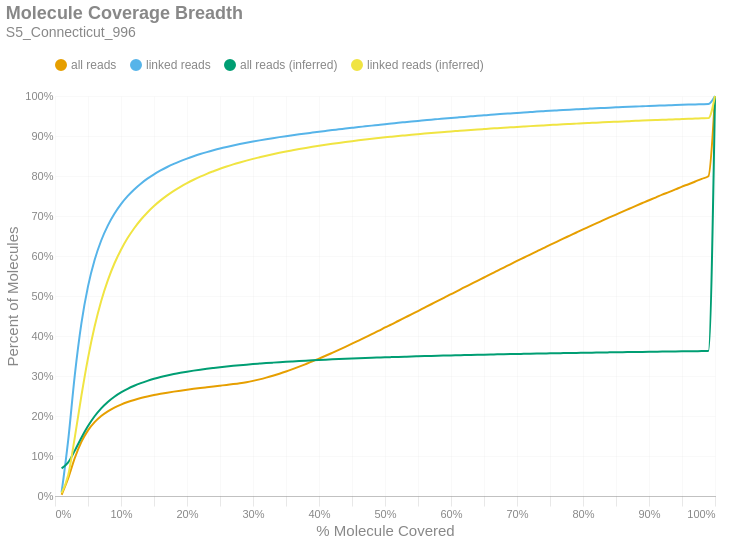

The notebook cell this image was saved under:
### Markdown cell above
### Molecule Read Coverage
This chart shows molecule coverage breadth as computed by the number of bases aligned to that molecule. In other words, "*how much of each unique long molecule is actually sequenced/aligned?*" Keep in mind there is a distinction between sequences and alignments, since some sequences belonging to a particular molecule may not align well and wouldn't appear in the alignment data. This chart also shows molecule coverage breadth as computed by the *inferred fragment* from which the aligned sequences originate. Unlike read coverage, this calculation takes into account the total insert size, including unsequenced gaps between the forward and reverse reads. Like the previous figures, these are cumulative percents.

### Code cell
if SKIPLR:
    print_html(f"Skipped")
else:
    binned_df = consolidated_hist(valids['coverage_bp'], mask, 0.01, True)
    binned_df_inf = consolidated_hist(valids['coverage_inserts'], mask, 0.01, True)
    binned_df = binned_df.with_columns(pl.lit(binned_df_inf['all reads (cumsum)']).alias('all reads (inferred)'))
    binned_df = binned_df.with_columns(pl.lit(binned_df_inf['linked reads (cumsum)']).alias('linked reads (inferred)'))
    binned_df = binned_df.with_columns(
        (pl.col('bin').cast(pl.Float64) + 0.01).alias('right_edge')
    )

    with SafeRender(binned_df):
        (
            density_plot(binned_df, 'Molecule Coverage Breadth', samplename, 'molcov', ['all reads (inferred)','linked reads (inferred)'])
            .encode(
                #x=alt.X('bin:Q', title="% Molecule Covered").axis(format = '%').scale(padding=0),
                x=alt.X('right_edge:Q', title="% Molecule Covered").axis(format='%').scale(padding=0),
                y=alt.Y('value:Q', title='Percent of Molecules')
                    .axis(format='%')
                    .stack(False)
                    .scale(domainMin=0, padding=0),
                color=alt.Color("key:N").scale(domain = ["all reads", "linked reads", "all reads (inferred)", "linked reads (inferred)"]),
                tooltip = [
                    alt.Tooltip("key:N", title = "Data Type"),
                    alt.Tooltip("range_label:N", title="% Molecule Covered"),
                    alt.Tooltip("value:Q", format = ".2%", title="% Molecules")
                ]
            )
        ).display()

### Figure 1 — Vega-Lite specification as saved in the notebook (floating-point values rounded to 4 significant figures)
{"width": "container", "height": 400, "config": {"title": {"anchor": "start", "dy": -15, "fontSize": 18, "color": "#888888", "subtitleColor": "#888888", "subtitleFontSize": 14}, "arc": {"fill": "#0072B2"}, "axis": {"domainColor": "#888888", "domainWidth": 0.5, "gridWidth": 0.2, "grid": false, "titleFontWeight": 400, "titleFontSize": 15, "labelFontSize": 11, "labelColor": "#888888", "tickColor": "#888888", "tickWidth": 0.2, "titleColor": "#888888"}, "axisBand": {"grid": false}, "axisX": {"grid": true, "tickSize": 10, "domainCap": "round"}, "axisY": {"domain": false, "grid": true, "tickSize": 0, "domainCap": "round"}, "background": "transparent", "header": {"labelFontSize": 15, "labelColor": "#888888", "titleFontSize": 15, "titleFontWeight": 600, "titleColor": "#888888"}, "legend": {"labelFont": "sans-serif", "labelFontSize": 12, "labelColor": "#888888", "symbolSize": 100, "symbolType": "circle", "titleFontSize": 12, "titlePadding": 10, "titleColor": "#888888", "title": null, "orient": "top"}, "range": {"category": ["#E69F00", "#56B4E9", "#009E73", "#F0E442", "#0072B2", "#D55E00", "#CC79A7", "#000000"], "diverging": ["#cfe8f3", "#a2d4ec", "#73bfe2", "#46abdb", "#1696d2", "#12719e"]}, "area": {"fill": "#0072B2", "fillOpacity": 0.7, "line": true, "strokeOpacity": 0.7}, "line": {"color": "#0072B2", "stroke": "#0072B2", "strokeWidth": 2}, "trail": {"color": "#0072B2", "stroke": "#0072B2", "strokeWidth": 0, "size": 1}, "point": {"filled": true, "fillOpacity": 1.0, "size": 95}, "text": {"color": "#888888", "fontSize": 11, "align": "right", "fontWeight": 400, "size": 11}, "bar": {"fill": "#0072B2", "stroke": null}, "view": {"stroke": null, "continuousWidth": 660, "continuousHeight": 400}}, "data": {"name": "data-9398e1a621b813b218ebe6a3e5a1f2e6"}, "mark": {"type": "line", "interpolate": "monotone", "point": {"opacity": 0, "size": 275}}, "encoding": {"color": {"field": "key", "scale": {"domain": ["all reads", "linked reads", "all reads (inferred)", "linked reads (inferred)"]}, "type": "nominal"}, "tooltip": [{"field": "key", "title": "Data Type", "type": "nominal"}, {"field": "range_label", "title": "% Molecule Covered", "type": "nominal"}, {"field": "value", "format": ".2%", "title": "% Molecules", "type": "quantitative"}], "x": {"axis": {"format": "%"}, "field": "right_edge", "scale": {"padding": 0}, "title": "% Molecule Covered", "type": "quantitative"}, "y": {"axis": {"format": "%"}, "field": "value", "scale": {"domainMin": 0, "padding": 0}, "stack": false, "title": "Percent of Molecules", "type": "quantitative"}}, "params": [{"name": "param_c36ac31b6afebe62", "select": {"type": "point", "fields": ["key"]}, "bind": "legend"}], "title": {"text": "Molecule Coverage Breadth", "subtitle": "S5_Connecticut_996"}, "transform": [{"fold": ["all reads (cumsum)", "linked reads (cumsum)", "all reads (inferred)", "linked reads (inferred)"]}, {"calculate": "replace(datum.key, ' (cumsum)', '')", "as": "key"}, {"filter": {"param": "param_c36ac31b6afebe62"}}], "usermeta": {"embedOptions": {"downloadFileName": "S5_Connecticut_996.molcov"}}, "$schema": "https://vega.github.io/schema/vega-lite/v6.1.0.json", "datasets": {"data-9398e1a621b813b218ebe6a3e5a1f2e6": [{"bin": "0.0", "interval": "0.0-0.01", "all reads": 0.003118, "linked reads": 0.008924, "all reads (cumsum)": 0.003118, "linked reads (cumsum)": 0.008924, "range_label": "0.0-0.01", "all reads (inferred)": 0.06917, "linked reads (inferred)": 0.007286, "right_edge": 0.01}, {"bin": "0.01", "interval": "0.01-0.02", "all reads": 0.04122, "linked reads": 0.1309, "all reads (cumsum)": 0.04433, "linked reads (cumsum)": 0.1398, "range_label": "0.01-0.02", "all reads (inferred)": 0.08385, "linked reads (inferred)": 0.0524, "right_edge": 0.02}, {"bin": "0.02", "interval": "0.02-0.03", "all reads": 0.05066, "linked reads": 0.1627, "all reads (cumsum)": 0.09499, "linked reads (cumsum)": 0.3025, "range_label": "0.02-0.03", "all reads (inferred)": 0.1134, "linked reads (inferred)": 0.1467, "right_edge": 0.03}, {"bin": "0.03", "interval": "0.03-0.04", "all reads": 0.04019, "linked reads": 0.1291, "all reads (cumsum)": 0.1352, "linked reads (cumsum)": 0.4316, "range_label": "0.03-0.04", "all reads (inferred)": 0.1458, "linked reads (inferred)": 0.2507, "right_edge": 0.04}, {"bin": "0.04", "interval": "0.04-0.05", "all reads": 0.0288, "linked reads": 0.09245, "all reads (cumsum)": 0.164, "linked reads (cumsum)": 0.524, "range_label": "0.04-0.05", "all reads (inferred)": 0.175, "linked reads (inferred)": 0.3448, "right_edge": 0.05}, {"bin": "0.05", "interval": "0.05-0.06", "all reads": 0.0206, "linked reads": 0.06588, "all reads (cumsum)": 0.1846, "linked reads (cumsum)": 0.5899, "range_label": "0.05-0.06", "all reads (inferred)": 0.1994, "linked reads (inferred)": 0.4236, "right_edge": 0.06}, {"bin": "0.06", "interval": "0.06-0.07", "all reads": 0.01531, "linked reads": 0.04885, "all reads (cumsum)": 0.1999, "linked reads (cumsum)": 0.6387, "range_label": "0.06-0.07", "all reads (inferred)": 0.2192, "linked reads (inferred)": 0.4876, "right_edge": 0.07}, {"bin": "0.07", "interval": "0.07-0.08", "all reads": 0.01171, "linked reads": 0.03732, "all reads (cumsum)": 0.2116, "linked reads (cumsum)": 0.6761, "range_label": "0.07-0.08", "all reads (inferred)": 0.2352, "linked reads (inferred)": 0.5392, "right_edge": 0.08}, {"bin": "0.08", "interval": "0.08-0.09", "all reads": 0.009272, "linked reads": 0.02948, "all reads (cumsum)": 0.2209, "linked reads (cumsum)": 0.7055, "range_label": "0.08-0.09", "all reads (inferred)": 0.2482, "linked reads (inferred)": 0.5812, "right_edge": 0.09}, {"bin": "0.09", "interval": "0.09-0.1", "all reads": 0.007635, "linked reads": 0.02415, "all reads (cumsum)": 0.2285, "linked reads (cumsum)": 0.7297, "range_label": "0.09-0.1", "all reads (inferred)": 0.2589, "linked reads (inferred)": 0.6157, "right_edge": 0.1}, {"bin": "0.1", "interval": "0.1-0.11", "all reads": 0.006322, "linked reads": 0.01992, "all reads (cumsum)": 0.2348, "linked reads (cumsum)": 0.7496, "range_label": "0.1-0.11", "all reads (inferred)": 0.268, "linked reads (inferred)": 0.6448, "right_edge": 0.11}, {"bin": "0.11", "interval": "0.11-0.12", "all reads": 0.005334, "linked reads": 0.01679, "all reads (cumsum)": 0.2402, "linked reads (cumsum)": 0.7664, "range_label": "0.11-0.12", "all reads (inferred)": 0.2756, "linked reads (inferred)": 0.6694, "right_edge": 0.12}, {"bin": "0.12", "interval": "0.12-0.13", "all reads": 0.004609, "linked reads": 0.01446, "all reads (cumsum)": 0.2448, "linked reads (cumsum)": 0.7809, "range_label": "0.12-0.13", "all reads (inferred)": 0.2822, "linked reads (inferred)": 0.6906, "right_edge": 0.13}, {"bin": "0.13", "interval": "0.13-0.14", "all reads": 0.003989, "linked reads": 0.01242, "all reads (cumsum)": 0.2488, "linked reads (cumsum)": 0.7933, "range_label": "0.13-0.14", "all reads (inferred)": 0.2879, "linked reads (inferred)": 0.7089, "right_edge": 0.14}, {"bin": "0.14", "interval": "0.14-0.15", "all reads": 0.003525, "linked reads": 0.01092, "all reads (cumsum)": 0.2523, "linked reads (cumsum)": 0.8042, "range_label": "0.14-0.15", "all reads (inferred)": 0.2929, "linked reads (inferred)": 0.7249, "right_edge": 0.15}, {"bin": "0.15", "interval": "0.15-0.16", "all reads": 0.003143, "linked reads": 0.009629, "all reads (cumsum)": 0.2554, "linked reads (cumsum)": 0.8138, "range_label": "0.15-0.16", "all reads (inferred)": 0.2973, "linked reads (inferred)": 0.739, "right_edge": 0.16}, {"bin": "0.16", "interval": "0.16-0.17", "all reads": 0.002875, "linked reads": 0.00865, "all reads (cumsum)": 0.2583, "linked reads (cumsum)": 0.8225, "range_label": "0.16-0.17", "all reads (inferred)": 0.3012, "linked reads (inferred)": 0.7516, "right_edge": 0.17}, {"bin": "0.17", "interval": "0.17-0.18", "all reads": 0.002631, "linked reads": 0.007728, "all reads (cumsum)": 0.2609, "linked reads (cumsum)": 0.8302, "range_label": "0.17-0.18", "all reads (inferred)": 0.3048, "linked reads (inferred)": 0.7629, "right_edge": 0.18}, {"bin": "0.18", "interval": "0.18-0.19", "all reads": 0.00243, "linked reads": 0.00699, "all reads (cumsum)": 0.2634, "linked reads (cumsum)": 0.8372, "range_label": "0.18-0.19", "all reads (inferred)": 0.3079, "linked reads (inferred)": 0.773, "right_edge": 0.19}, {"bin": "0.19", "interval": "0.19-0.2", "all reads": 0.002295, "linked reads": 0.006386, "all reads (cumsum)": 0.2657, "linked reads (cumsum)": 0.8436, "range_label": "0.19-0.2", "all reads (inferred)": 0.3108, "linked reads (inferred)": 0.7822, "right_edge": 0.2}, {"bin": "0.2", "interval": "0.2-0.21", "all reads": 0.002181, "linked reads": 0.005843, "all reads (cumsum)": 0.2679, "linked reads (cumsum)": 0.8494, "range_label": "0.2-0.21", "all reads (inferred)": 0.3134, "linked reads (inferred)": 0.7906, "right_edge": 0.21}, {"bin": "0.21", "interval": "0.21-0.22", "all reads": 0.002093, "linked reads": 0.005406, "all reads (cumsum)": 0.2699, "linked reads (cumsum)": 0.8548, "range_label": "0.21-0.22", "all reads (inferred)": 0.3159, "linked reads (inferred)": 0.7984, "right_edge": 0.22}, {"bin": "0.22", "interval": "0.22-0.23", "all reads": 0.001988, "linked reads": 0.004903, "all reads (cumsum)": 0.2719, "linked reads (cumsum)": 0.8597, "range_label": "0.22-0.23", "all reads (inferred)": 0.3181, "linked reads (inferred)": 0.8055, "right_edge": 0.23}, {"bin": "0.23", "interval": "0.23-0.24", "all reads": 0.001962, "linked reads": 0.004558, "all reads (cumsum)": 0.2739, "linked reads (cumsum)": 0.8643, "range_label": "0.23-0.24", "all reads (inferred)": 0.3201, "linked reads (inferred)": 0.8119, "right_edge": 0.24}, {"bin": "0.24", "interval": "0.24-0.25", "all reads": 0.001942, "linked reads": 0.004276, "all reads (cumsum)": 0.2758, "linked reads (cumsum)": 0.8686, "range_label": "0.24-0.25", "all reads (inferred)": 0.322, "linked reads (inferred)": 0.8182, "right_edge": 0.25}, {"bin": "0.25", "interval": "0.25-0.26", "all reads": 0.001934, "linked reads": 0.003942, "all reads (cumsum)": 0.2778, "linked reads (cumsum)": 0.8725, "range_label": "0.25-0.26", "all reads (inferred)": 0.3238, "linked reads (inferred)": 0.8238, "right_edge": 0.26}, {"bin": "0.26", "interval": "0.26-0.27", "all reads": 0.00199, "linked reads": 0.003734, "all reads (cumsum)": 0.2798, "linked reads (cumsum)": 0.8763, "range_label": "0.26-0.27", "all reads (inferred)": 0.3255, "linked reads (inferred)": 0.8291, "right_edge": 0.27}, {"bin": "0.27", "interval": "0.27-0.28", "all reads": 0.002199, "linked reads": 0.003508, "all reads (cumsum)": 0.282, "linked reads (cumsum)": 0.8798, "range_label": "0.27-0.28", "all reads (inferred)": 0.327, "linked reads (inferred)": 0.8339, "right_edge": 0.28}, {"bin": "0.28", "interval": "0.28-0.29", "all reads": 0.00262, "linked reads": 0.003289, "all reads (cumsum)": 0.2846, "linked reads (cumsum)": 0.883, "range_label": "0.28-0.29", "all reads (inferred)": 0.3284, "linked reads (inferred)": 0.8385, "right_edge": 0.29}, {"bin": "0.29", "interval": "0.29-0.3", "all reads": 0.003244, "linked reads": 0.003063, "all reads (cumsum)": 0.2878, "linked reads (cumsum)": 0.8861, "range_label": "0.29-0.3", "all reads (inferred)": 0.3298, "linked reads (inferred)": 0.8429, "right_edge": 0.3}, {"bin": "0.3", "interval": "0.3-0.31", "all reads": 0.003783, "linked reads": 0.002952, "all reads (cumsum)": 0.2916, "linked reads (cumsum)": 0.8891, "range_label": "0.3-0.31", "all reads (inferred)": 0.331, "linked reads (inferred)": 0.8469, "right_edge": 0.31}, {"bin": "0.31", "interval": "0.31-0.32", "all reads": 0.004283, "linked reads": 0.00285, "all reads (cumsum)": 0.2959, "linked reads (cumsum)": 0.8919, "range_label": "0.31-0.32", "all reads (inferred)": 0.3323, "linked reads (inferred)": 0.8508, "right_edge": 0.32}, {"bin": "0.32", "interval": "0.32-0.33", "all reads": 0.004781, "linked reads": 0.002695, "all reads (cumsum)": 0.3007, "linked reads (cumsum)": 0.8946, "range_label": "0.32-0.33", "all reads (inferred)": 0.3334, "linked reads (inferred)": 0.8545, "right_edge": 0.33}, {"bin": "0.33", "interval": "0.33-0.34", "all reads": 0.005119, "linked reads": 0.002556, "all reads (cumsum)": 0.3058, "linked reads (cumsum)": 0.8972, "range_label": "0.33-0.34", "all reads (inferred)": 0.3345, "linked reads (inferred)": 0.858, "right_edge": 0.34}, {"bin": "0.34", "interval": "0.34-0.35", "all reads": 0.005469, "linked reads": 0.00241, "all reads (cumsum)": 0.3113, "linked reads (cumsum)": 0.8996, "range_label": "0.34-0.35", "all reads (inferred)": 0.3356, "linked reads (inferred)": 0.8613, "right_edge": 0.35}, {"bin": "0.35", "interval": "0.35-0.36", "all reads": 0.005861, "linked reads": 0.002325, "all reads (cumsum)": 0.3171, "linked reads (cumsum)": 0.9019, "range_label": "0.35-0.36", "all reads (inferred)": 0.3365, "linked reads (inferred)": 0.8644, "right_edge": 0.36}, {"bin": "0.36", "interval": "0.36-0.37", "all reads": 0.00619, "linked reads": 0.002282, "all reads (cumsum)": 0.3233, "linked reads (cumsum)": 0.9042, "range_label": "0.36-0.37", "all reads (inferred)": 0.3375, "linked reads (inferred)": 0.8674, "right_edge": 0.37}, {"bin": "0.37", "interval": "0.37-0.38", "all reads": 0.006501, "linked reads": 0.002226, "all reads (cumsum)": 0.3298, "linked reads (cumsum)": 0.9064, "range_label": "0.37-0.38", "all reads (inferred)": 0.3384, "linked reads (inferred)": 0.8703, "right_edge": 0.38}, {"bin": "0.38", "interval": "0.38-0.39", "all reads": 0.006687, "linked reads": 0.002137, "all reads (cumsum)": 0.3365, "linked reads (cumsum)": 0.9085, "range_label": "0.38-0.39", "all reads (inferred)": 0.3393, "linked reads (inferred)": 0.873, "right_edge": 0.39}, {"bin": "0.39", "interval": "0.39-0.4", "all reads": 0.007083, "linked reads": 0.002143, "all reads (cumsum)": 0.3436, "linked reads (cumsum)": 0.9107, "range_label": "0.39-0.4", "all reads (inferred)": 0.3401, "linked reads (inferred)": 0.8756, "right_edge": 0.4}, {"bin": "0.4", "interval": "0.4-0.41", "all reads": 0.007016, "linked reads": 0.002063, "all reads (cumsum)": 0.3506, "linked reads (cumsum)": 0.9127, "range_label": "0.4-0.41", "all reads (inferred)": 0.3409, "linked reads (inferred)": 0.8781, "right_edge": 0.41}, {"bin": "0.41", "interval": "0.41-0.42", "all reads": 0.00735, "linked reads": 0.002016, "all reads (cumsum)": 0.3579, "linked reads (cumsum)": 0.9148, "range_label": "0.41-0.42", "all reads (inferred)": 0.3416, "linked reads (inferred)": 0.8805, "right_edge": 0.42}, {"bin": "0.42", "interval": "0.42-0.43", "all reads": 0.007437, "linked reads": 0.00189, "all reads (cumsum)": 0.3654, "linked reads (cumsum)": 0.9167, "range_label": "0.42-0.43", "all reads (inferred)": 0.3423, "linked reads (inferred)": 0.8827, "right_edge": 0.43}, {"bin": "0.43", "interval": "0.43-0.44", "all reads": 0.007574, "linked reads": 0.00195, "all reads (cumsum)": 0.373, "linked reads (cumsum)": 0.9186, "range_label": "0.43-0.44", "all reads (inferred)": 0.343, "linked reads (inferred)": 0.8849, "right_edge": 0.44}, {"bin": "0.44", "interval": "0.44-0.45", "all reads": 0.007789, "linked reads": 0.001906, "all reads (cumsum)": 0.3807, "linked reads (cumsum)": 0.9205, "range_label": "0.44-0.45", "all reads (inferred)": 0.3437, "linked reads (inferred)": 0.887, "right_edge": 0.45}, {"bin": "0.45", "interval": "0.45-0.46", "all reads": 0.007907, "linked reads": 0.001874, "all reads (cumsum)": 0.3887, "linked reads (cumsum)": 0.9224, "range_label": "0.45-0.46", "all reads (inferred)": 0.3443, "linked reads (inferred)": 0.8891, "right_edge": 0.46}, {"bin": "0.46", "interval": "0.46-0.47", "all reads": 0.007926, "linked reads": 0.001764, "all reads (cumsum)": 0.3966, "linked reads (cumsum)": 0.9241, "range_label": "0.46-0.47", "all reads (inferred)": 0.345, "linked reads (inferred)": 0.8911, "right_edge": 0.47}, {"bin": "0.47", "interval": "0.47-0.48", "all reads": 0.008137, "linked reads": 0.001794, "all reads (cumsum)": 0.4047, "linked reads (cumsum)": 0.9259, "range_label": "0.47-0.48", "all reads (inferred)": 0.3456, "linked reads (inferred)": 0.893, "right_edge": 0.48}, {"bin": "0.48", "interval": "0.48-0.49", "all reads": 0.007872, "linked reads": 0.001838, "all reads (cumsum)": 0.4126, "linked reads (cumsum)": 0.9278, "range_label": "0.48-0.49", "all reads (inferred)": 0.3461, "linked reads (inferred)": 0.8948, "right_edge": 0.49}, {"bin": "0.49", "interval": "0.49-0.5", "all reads": 0.008773, "linked reads": 0.001807, "all reads (cumsum)": 0.4214, "linked reads (cumsum)": 0.9296, "range_label": "0.49-0.5", "all reads (inferred)": 0.3467, "linked reads (inferred)": 0.8966, "right_edge": 0.5}, {"bin": "0.5", "interval": "0.5-0.51", "all reads": 0.007653, "linked reads": 0.001659, "all reads (cumsum)": 0.429, "linked reads (cumsum)": 0.9312, "range_label": "0.5-0.51", "all reads (inferred)": 0.3473, "linked reads (inferred)": 0.8983, "right_edge": 0.51}, {"bin": "0.51", "interval": "0.51-0.52", "all reads": 0.008493, "linked reads": 0.001688, "all reads (cumsum)": 0.4375, "linked reads (cumsum)": 0.9329, "range_label": "0.51-0.52", "all reads (inferred)": 0.3478, "linked reads (inferred)": 0.8999, "right_edge": 0.52}, {"bin": "0.52", "interval": "0.52-0.53", "all reads": 0.008269, "linked reads": 0.001623, "all reads (cumsum)": 0.4458, "linked reads (cumsum)": 0.9346, "range_label": "0.52-0.53", "all reads (inferred)": 0.3483, "linked reads (inferred)": 0.9015, "right_edge": 0.53}, {"bin": "0.53", "interval": "0.53-0.54", "all reads": 0.008381, "linked reads": 0.001621, "all reads (cumsum)": 0.4542, "linked reads (cumsum)": 0.9362, "range_label": "0.53-0.54", "all reads (inferred)": 0.3488, "linked reads (inferred)": 0.903, "right_edge": 0.54}, {"bin": "0.54", "interval": "0.54-0.55", "all reads": 0.008274, "linked reads": 0.001557, "all reads (cumsum)": 0.4624, "linked reads (cumsum)": 0.9377, "range_label": "0.54-0.55", "all reads (inferred)": 0.3492, "linked reads (inferred)": 0.9045, "right_edge": 0.55}, {"bin": "0.55", "interval": "0.55-0.56", "all reads": 0.008514, "linked reads": 0.001523, "all reads (cumsum)": 0.4709, "linked reads (cumsum)": 0.9393, "range_label": "0.55-0.56", "all reads (inferred)": 0.3497, "linked reads (inferred)": 0.906, "right_edge": 0.56}, {"bin": "0.56", "interval": "0.56-0.57", "all reads": 0.008466, "linked reads": 0.001536, "all reads (cumsum)": 0.4794, "linked reads (cumsum)": 0.9408, "range_label": "0.56-0.57", "all reads (inferred)": 0.3502, "linked reads (inferred)": 0.9074, "right_edge": 0.57}, {"bin": "0.57", "interval": "0.57-0.58", "all reads": 0.008298, "linked reads": 0.001392, "all reads (cumsum)": 0.4877, "linked reads (cumsum)": 0.9422, "range_label": "0.57-0.58", "all reads (inferred)": 0.3506, "linked reads (inferred)": 0.9088, "right_edge": 0.58}, {"bin": "0.58", "interval": "0.58-0.59", "all reads": 0.008398, "linked reads": 0.001436, "all reads (cumsum)": 0.4961, "linked reads (cumsum)": 0.9436, "range_label": "0.58-0.59", "all reads (inferred)": 0.351, "linked reads (inferred)": 0.9101, "right_edge": 0.59}, {"bin": "0.59", "interval": "0.59-0.6", "all reads": 0.008526, "linked reads": 0.001402, "all reads (cumsum)": 0.5046, "linked reads (cumsum)": 0.945, "range_label": "0.59-0.6", "all reads (inferred)": 0.3515, "linked reads (inferred)": 0.9115, "right_edge": 0.6}, {"bin": "0.6", "interval": "0.6-0.61", "all reads": 0.008126, "linked reads": 0.00138, "all reads (cumsum)": 0.5128, "linked reads (cumsum)": 0.9464, "range_label": "0.6-0.61", "all reads (inferred)": 0.3519, "linked reads (inferred)": 0.9127, "right_edge": 0.61}, {"bin": "0.61", "interval": "0.61-0.62", "all reads": 0.008533, "linked reads": 0.001366, "all reads (cumsum)": 0.5213, "linked reads (cumsum)": 0.9478, "range_label": "0.61-0.62", "all reads (inferred)": 0.3523, "linked reads (inferred)": 0.9139, "right_edge": 0.62}, {"bin": "0.62", "interval": "0.62-0.63", "all reads": 0.008357, "linked reads": 0.001327, "all reads (cumsum)": 0.5296, "linked reads (cumsum)": 0.9491, "range_label": "0.62-0.63", "all reads (inferred)": 0.3526, "linked reads (inferred)": 0.9151, "right_edge": 0.63}, {"bin": "0.63", "interval": "0.63-0.64", "all reads": 0.008369, "linked reads": 0.001331, "all reads (cumsum)": 0.538, "linked reads (cumsum)": 0.9504, "range_label": "0.63-0.64", "all reads (inferred)": 0.353, "linked reads (inferred)": 0.9163, "right_edge": 0.64}, {"bin": "0.64", "interval": "0.64-0.65", "all reads": 0.008229, "linked reads": 0.001271, "all reads (cumsum)": 0.5462, "linked reads (cumsum)": 0.9517, "range_label": "0.64-0.65", "all reads (inferred)": 0.3534, "linked reads (inferred)": 0.9174, "right_edge": 0.65}, {"bin": "0.65", "interval": "0.65-0.66", "all reads": 0.008533, "linked reads": 0.001277, "all reads (cumsum)": 0.5548, "linked reads (cumsum)": 0.953, "range_label": "0.65-0.66", "all reads (inferred)": 0.3537, "linked reads (inferred)": 0.9185, "right_edge": 0.66}, {"bin": "0.66", "interval": "0.66-0.67", "all reads": 0.008097, "linked reads": 0.001189, "all reads (cumsum)": 0.5629, "linked reads (cumsum)": 0.9542, "range_label": "0.66-0.67", "all reads (inferred)": 0.3541, "linked reads (inferred)": 0.9196, "right_edge": 0.67}, {"bin": "0.67", "interval": "0.67-0.68", "all reads": 0.00831, "linked reads": 0.001219, "all reads (cumsum)": 0.5712, "linked reads (cumsum)": 0.9554, "range_label": "0.67-0.68", "all reads (inferred)": 0.3544, "linked reads (inferred)": 0.9206, "right_edge": 0.68}, {"bin": "0.68", "interval": "0.68-0.69", "all reads": 0.008096, "linked reads": 0.001144, "all reads (cumsum)": 0.5793, "linked reads (cumsum)": 0.9565, "range_label": "0.68-0.69", "all reads (inferred)": 0.3547, "linked reads (inferred)": 0.9216, "right_edge": 0.69}, {"bin": "0.69", "interval": "0.69-0.7", "all reads": 0.008355, "linked reads": 0.001163, "all reads (cumsum)": 0.5876, "linked reads (cumsum)": 0.9577, "range_label": "0.69-0.7", "all reads (inferred)": 0.3551, "linked reads (inferred)": 0.9227, "right_edge": 0.7}, {"bin": "0.7", "interval": "0.7-0.71", "all reads": 0.008026, "linked reads": 0.001077, "all reads (cumsum)": 0.5957, "linked reads (cumsum)": 0.9588, "range_label": "0.7-0.71", "all reads (inferred)": 0.3554, "linked reads (inferred)": 0.9237, "right_edge": 0.71}, {"bin": "0.71", "interval": "0.71-0.72", "all reads": 0.007982, "linked reads": 0.001111, "all reads (cumsum)": 0.6036, "linked reads (cumsum)": 0.9599, "range_label": "0.71-0.72", "all reads (inferred)": 0.3557, "linked reads (inferred)": 0.9247, "right_edge": 0.72}, {"bin": "0.72", "interval": "0.72-0.73", "all reads": 0.008099, "linked reads": 0.001108, "all reads (cumsum)": 0.6117, "linked reads (cumsum)": 0.961, "range_label": "0.72-0.73", "all reads (inferred)": 0.356, "linked reads (inferred)": 0.9256, "right_edge": 0.73}, {"bin": "0.73", "interval": "0.73-0.74", "all reads": 0.007867, "linked reads": 0.001022, "all reads (cumsum)": 0.6196, "linked reads (cumsum)": 0.962, "range_label": "0.73-0.74", "all reads (inferred)": 0.3563, "linked reads (inferred)": 0.9265, "right_edge": 0.74}, {"bin": "0.74", "interval": "0.74-0.75", "all reads": 0.008218, "linked reads": 0.001019, "all reads (cumsum)": 0.6278, "linked reads (cumsum)": 0.963, "range_label": "0.74-0.75", "all reads (inferred)": 0.3566, "linked reads (inferred)": 0.9274, "right_edge": 0.75}, {"bin": "0.75", "interval": "0.75-0.76", "all reads": 0.007643, "linked reads": 0.0009467, "all reads (cumsum)": 0.6355, "linked reads (cumsum)": 0.964, "range_label": "0.75-0.76", "all reads (inferred)": 0.3569, "linked reads (inferred)": 0.9284, "right_edge": 0.76}, {"bin": "0.76", "interval": "0.76-0.77", "all reads": 0.007816, "linked reads": 0.000942, "all reads (cumsum)": 0.6433, "linked reads (cumsum)": 0.9649, "range_label": "0.76-0.77", "all reads (inferred)": 0.3572, "linked reads (inferred)": 0.9292, "right_edge": 0.77}, {"bin": "0.77", "interval": "0.77-0.78", "all reads": 0.007682, "linked reads": 0.0009237, "all reads (cumsum)": 0.651, "linked reads (cumsum)": 0.9658, "range_label": "0.77-0.78", "all reads (inferred)": 0.3575, "linked reads (inferred)": 0.9301, "right_edge": 0.78}, {"bin": "0.78", "interval": "0.78-0.79", "all reads": 0.007703, "linked reads": 0.0009054, "all reads (cumsum)": 0.6587, "linked reads (cumsum)": 0.9667, "range_label": "0.78-0.79", "all reads (inferred)": 0.3578, "linked reads (inferred)": 0.9309, "right_edge": 0.79}, {"bin": "0.79", "interval": "0.79-0.8", "all reads": 0.007972, "linked reads": 0.0008956, "all reads (cumsum)": 0.6666, "linked reads (cumsum)": 0.9676, "range_label": "0.79-0.8", "all reads (inferred)": 0.3581, "linked reads (inferred)": 0.9318, "right_edge": 0.8}, {"bin": "0.8", "interval": "0.8-0.81", "all reads": 0.007309, "linked reads": 0.0008229, "all reads (cumsum)": 0.674, "linked reads (cumsum)": 0.9685, "range_label": "0.8-0.81", "all reads (inferred)": 0.3583, "linked reads (inferred)": 0.9326, "right_edge": 0.81}, {"bin": "0.81", "interval": "0.81-0.82", "all reads": 0.007443, "linked reads": 0.0008248, "all reads (cumsum)": 0.6814, "linked reads (cumsum)": 0.9693, "range_label": "0.81-0.82", "all reads (inferred)": 0.3586, "linked reads (inferred)": 0.9334, "right_edge": 0.82}, {"bin": "0.82", "interval": "0.82-0.83", "all reads": 0.007519, "linked reads": 0.0007868, "all reads (cumsum)": 0.6889, "linked reads (cumsum)": 0.9701, "range_label": "0.82-0.83", "all reads (inferred)": 0.3588, "linked reads (inferred)": 0.9341, "right_edge": 0.83}, {"bin": "0.83", "interval": "0.83-0.84", "all reads": 0.007468, "linked reads": 0.0007798, "all reads (cumsum)": 0.6964, "linked reads (cumsum)": 0.9709, "range_label": "0.83-0.84", "all reads (inferred)": 0.3591, "linked reads (inferred)": 0.9349, "right_edge": 0.84}, {"bin": "0.84", "interval": "0.84-0.85", "all reads": 0.007212, "linked reads": 0.0007385, "all reads (cumsum)": 0.7036, "linked reads (cumsum)": 0.9716, "range_label": "0.84-0.85", "all reads (inferred)": 0.3593, "linked reads (inferred)": 0.9357, "right_edge": 0.85}, {"bin": "0.85", "interval": "0.85-0.86", "all reads": 0.007358, "linked reads": 0.000754, "all reads (cumsum)": 0.711, "linked reads (cumsum)": 0.9724, "range_label": "0.85-0.86", "all reads (inferred)": 0.3596, "linked reads (inferred)": 0.9365, "right_edge": 0.86}, {"bin": "0.86", "interval": "0.86-0.87", "all reads": 0.007169, "linked reads": 0.0007151, "all reads (cumsum)": 0.7181, "linked reads (cumsum)": 0.9731, "range_label": "0.86-0.87", "all reads (inferred)": 0.3598, "linked reads (inferred)": 0.9371, "right_edge": 0.87}, {"bin": "0.87", "interval": "0.87-0.88", "all reads": 0.007213, "linked reads": 0.0006579, "all reads (cumsum)": 0.7253, "linked reads (cumsum)": 0.9737, "range_label": "0.87-0.88", "all reads (inferred)": 0.3601, "linked reads (inferred)": 0.9378, "right_edge": 0.88}, {"bin": "0.88", "interval": "0.88-0.89", "all reads": 0.007065, "linked reads": 0.0006189, "all reads (cumsum)": 0.7324, "linked reads (cumsum)": 0.9743, "range_label": "0.88-0.89", "all reads (inferred)": 0.3603, "linked reads (inferred)": 0.9386, "right_edge": 0.89}, {"bin": "0.89", "interval": "0.89-0.9", "all reads": 0.007071, "linked reads": 0.0006494, "all reads (cumsum)": 0.7395, "linked reads (cumsum)": 0.975, "range_label": "0.89-0.9", "all reads (inferred)": 0.3605, "linked reads (inferred)": 0.9392, "right_edge": 0.9}, {"bin": "0.9", "interval": "0.9-0.91", "all reads": 0.006584, "linked reads": 0.0006175, "all reads (cumsum)": 0.7461, "linked reads (cumsum)": 0.9756, "range_label": "0.9-0.91", "all reads (inferred)": 0.3608, "linked reads (inferred)": 0.9399, "right_edge": 0.91}, {"bin": "0.91", "interval": "0.91-0.92", "all reads": 0.007426, "linked reads": 0.0005978, "all reads (cumsum)": 0.7535, "linked reads (cumsum)": 0.9762, "range_label": "0.91-0.92", "all reads (inferred)": 0.361, "linked reads (inferred)": 0.9405, "right_edge": 0.92}, {"bin": "0.92", "interval": "0.92-0.93", "all reads": 0.006201, "linked reads": 0.0006039, "all reads (cumsum)": 0.7597, "linked reads (cumsum)": 0.9768, "range_label": "0.92-0.93", "all reads (inferred)": 0.3612, "linked reads (inferred)": 0.9411, "right_edge": 0.93}, {"bin": "0.93", "interval": "0.93-0.94", "all reads": 0.006721, "linked reads": 0.0006185, "all reads (cumsum)": 0.7664, "linked reads (cumsum)": 0.9774, "range_label": "0.93-0.94", "all reads (inferred)": 0.3614, "linked reads (inferred)": 0.9417, "right_edge": 0.94}, {"bin": "0.94", "interval": "0.94-0.95", "all reads": 0.007171, "linked reads": 0.0005458, "all reads (cumsum)": 0.7736, "linked reads (cumsum)": 0.978, "range_label": "0.94-0.95", "all reads (inferred)": 0.3616, "linked reads (inferred)": 0.9424, "right_edge": 0.95}, {"bin": "0.95", "interval": "0.95-0.96", "all reads": 0.005877, "linked reads": 0.0005106, "all reads (cumsum)": 0.7795, "linked reads (cumsum)": 0.9785, "range_label": "0.95-0.96", "all reads (inferred)": 0.3618, "linked reads (inferred)": 0.943, "right_edge": 0.96}, {"bin": "0.96", "interval": "0.96-0.97", "all reads": 0.006786, "linked reads": 0.0005022, "all reads (cumsum)": 0.7862, "linked reads (cumsum)": 0.979, "range_label": "0.96-0.97", "all reads (inferred)": 0.362, "linked reads (inferred)": 0.9435, "right_edge": 0.97}, {"bin": "0.97", "interval": "0.97-0.98", "all reads": 0.006749, "linked reads": 0.0004848, "all reads (cumsum)": 0.793, "linked reads (cumsum)": 0.9795, "range_label": "0.97-0.98", "all reads (inferred)": 0.3623, "linked reads (inferred)": 0.9441, "right_edge": 0.98}, {"bin": "0.98", "interval": "0.98-0.99", "all reads": 0.006273, "linked reads": 0.0004891, "all reads (cumsum)": 0.7993, "linked reads (cumsum)": 0.98, "range_label": "0.98-0.99", "all reads (inferred)": 0.3625, "linked reads (inferred)": 0.9447, "right_edge": 0.99}, {"bin": "0.99", "interval": "0.99-1.0", "all reads": 0.2007, "linked reads": 0.02004, "all reads (cumsum)": 1.0, "linked reads (cumsum)": 1.0, "range_label": "0.99-1.0", "all reads (inferred)": 1.0, "linked reads (inferred)": 1.0, "right_edge": 1.0}]}}
